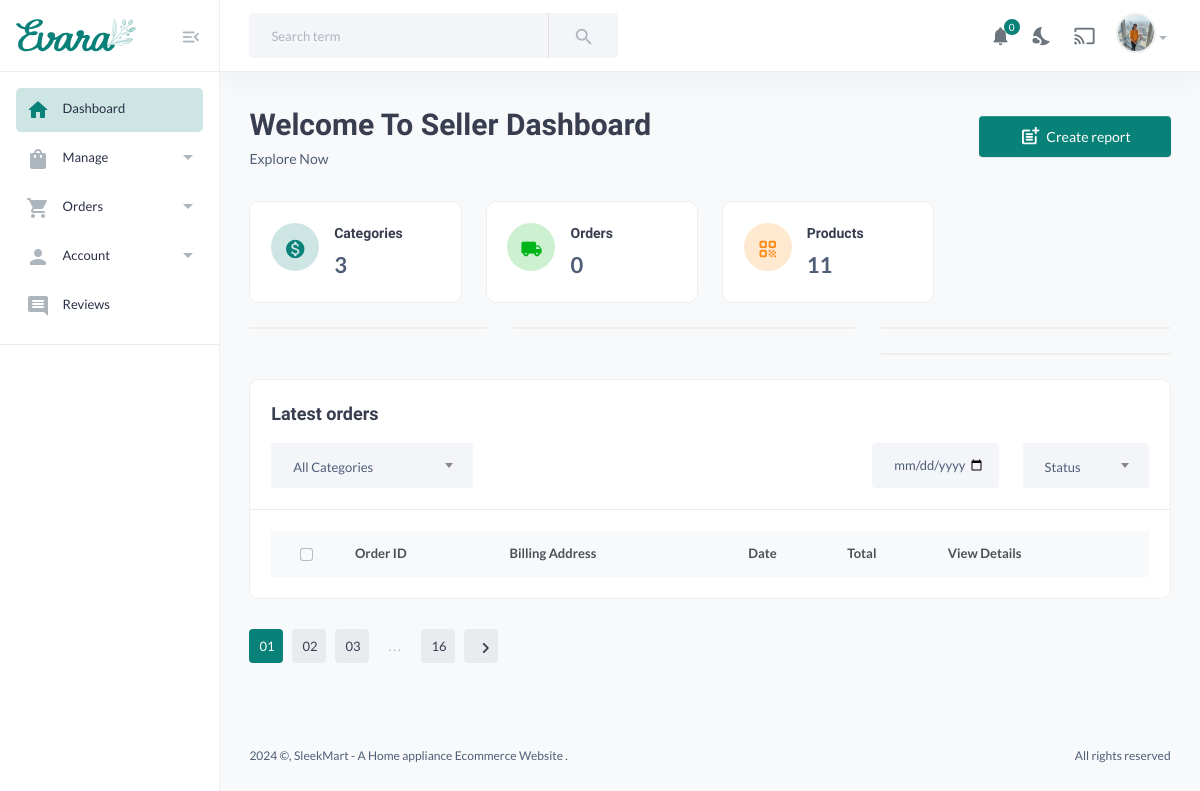
Before: /sellerindex (signed in) with the older database file.
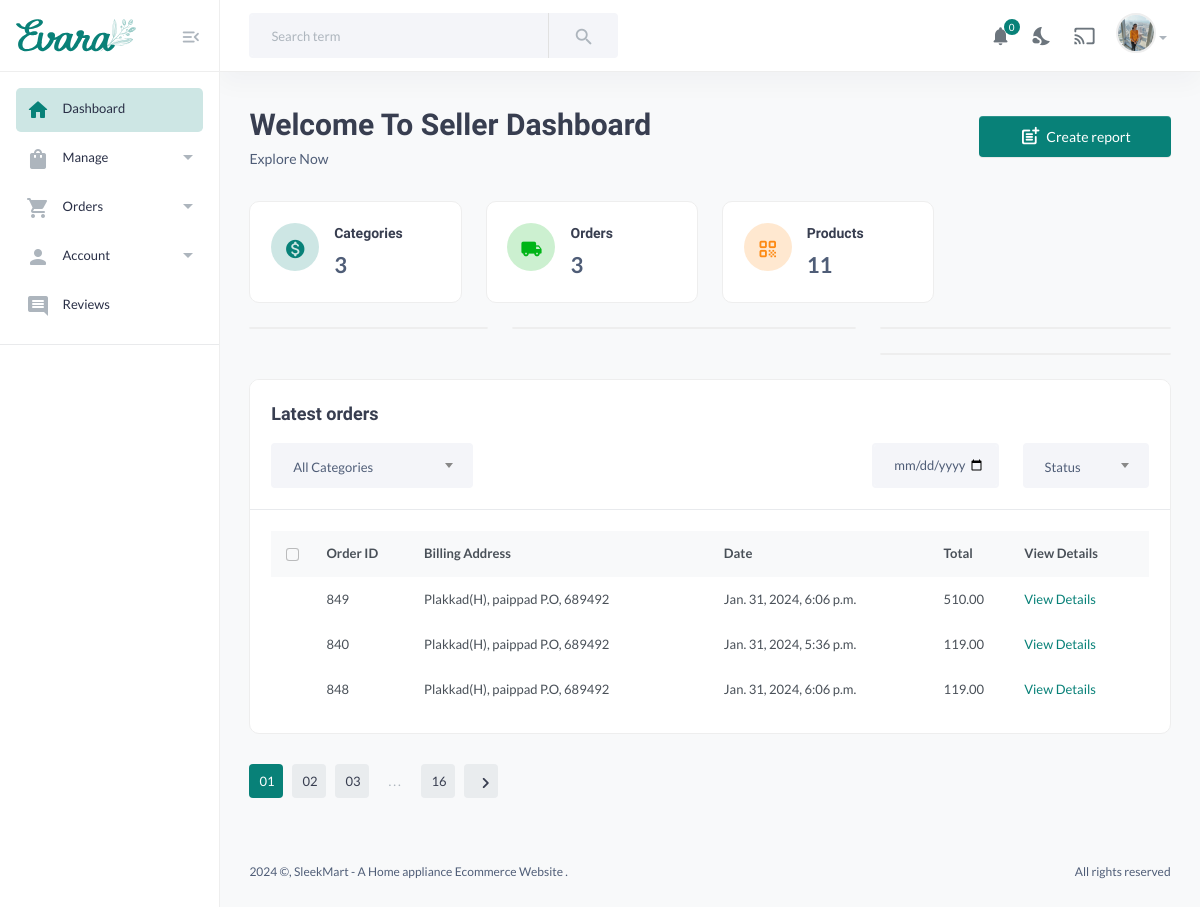
After: the same page with the newer database file.
### dashboard/models.py (models this page shows, shortened)
class OrderItem(models.Model):
    order = models.ForeignKey(Order, on_delete=models.CASCADE, default=1)
    delivery_agent = models.ForeignKey(DeliveryAgent, blank=True, null=True, on_delete=models.SET_NULL)
    qr_code = models.ImageField(upload_to='qr_codes/', blank=True, null=True)
    class DeliveryStatusChoices(models.TextChoices):
        PENDING = 'pending', 'Pending'
        IN_TRANSIT = 'in_transit', 'In Transit'
        DELIVERED = 'delivered', 'Delivered'
    delivery_status = models.CharField(
        max_length=20,
        choices=DeliveryStatusChoices.choices,
        default=DeliveryStatusChoices.PENDING,
    )
    delivery_date = models.DateTimeField(null=True, blank=True)
    product = models.ForeignKey(Product, on_delete=models.CASCADE, default=1)
    seller = models.ForeignKey(Seller, on_delete=models.CASCADE, default=1)  # Assuming the seller is also a User
    quantity = models.PositiveIntegerField()
    price = models.DecimalField(max_digits=10, decimal_places=2, default=1)
    total_price = models.DecimalField(max_digits=10, decimal_places=2, default=1)

class Order(models.Model):
    class PaymentStatusChoices(models.TextChoices):
        PENDING = 'pending', 'Pending'
        SUCCESSFUL = 'successful', 'Successful'
        FAILED = 'failed', 'Failed'
    user = models.ForeignKey(CustomUser, on_delete=models.CASCADE, default=1)
    products = models.ManyToManyField(Product)
    total_price = models.DecimalField(max_digits=10, decimal_places=2, default=1)
    order_date = models.DateTimeField(auto_now_add=True)
    razorpay_order_id = models.CharField(max_length=255, default=1)
    payment_status = models.CharField(max_length=20, choices=PaymentStatusChoices.choices, default=PaymentStatusChoices.PENDING)

class CustomUser(AbstractBaseUser, PermissionsMixin):
    USER_ROLES = (
        ('customer', 'Customer'),
        ('seller', 'Seller'),
        ('admin', 'Admin'),
        ('delivery_agent', 'Delivery Agent'),
    )
    email = models.EmailField(unique=True)
    name = models.CharField(max_length=100,null=True, blank=True)
    mobile = models.CharField(max_length=15, blank=True, null=True)
    profile_pic = models.ImageField(upload_to='profile_pics/', blank=True, null=True)
    address = models.TextField(blank=True, null=True)
    is_active = models.BooleanField(default=True)
    is_staff = models.BooleanField(default=False)
    date_joined = models.DateTimeField(default=timezone.now)
    role = models.CharField(max_length=15, choices=USER_ROLES, blank=True, null=True,default='customer')
    objects = CustomUserManager()
    USERNAME_FIELD = 'email'
    REQUIRED_FIELDS = ['name']

### dashboard/views.py (the view, shortened to what this page needs)
# urls.py: path('sellerindex',  views.sellerindex, name='sellerindex'),
@login_required
def sellerindex(request):
    categories = Category.objects.filter(status=False)
    category_count = categories.count()
    seller = Seller.objects.get(user=request.user)
    orders = Order.objects.all()
    order_count = Order.objects.filter(orderitem__seller=seller, payment_status=Order.PaymentStatusChoices.SUCCESSFUL).count()
    print(seller)
    product_count = Product.objects.filter(seller=seller, status=False).count()
    user = request.user
    notifications = Notification.objects.filter(recipient=user)
    unread_notifications_count = request.user.notification_set.filter(is_read=False).count()
    confirmed_orders = OrderItem.objects.filter(
        product__seller=seller,
        order__payment_status=Order.PaymentStatusChoices.SUCCESSFUL
    ).distinct
    print(confirmed_orders)
    context = {'unread_notifications_count': unread_notifications_count, 'notifications': notifications, 'category_count': category_count, 'product_count': product_count,'confirmed_orders': confirmed_orders,'order_count':order_count,'orders':orders}
    return render(request, 'Seller/sellerindex.html', context)

### dashboard/models.py (called while the page is built)
    def __str__(self):
        return self.business_name

### templates/Seller/sellerindex.html (shortened to what the changed rows need)
{% load static %}
<!DOCTYPE HTML>
<html lang="en">
<head>
    <link href="{% static 'assets/css/main.css' %}" rel="stylesheet" type="text/css" />
</head>
<body>
    <main class="main-wrap">
        <section class="content-main">
            <div class="content-header">
                <div>
                    <h2 class="content-title card-title">Welcome To Seller Dashboard </h2>
                </div>
            </div>
            <div class="row">
                <div class="col-lg-3">
                    <div class="card card-body mb-4">
                        <article class="icontext">
                            <div class="text">
                                <h6 class="mb-1 card-title">Orders</h6>
                                <span>
                                    {{ order_count }}
                                </span>
                            </div>
                        </article>
                    </div>
                </div>
            </div>
            <div class="card mb-4">
                <div class="card-body">
                    <div class="table-responsive">
                        <div class="table-responsive">
                            <table class="table align-middle table-nowrap mb-0">
                                <thead class="table-light">
                                    <tr>
                                        <th scope="col" class="text-center">
                                            <div class="form-check align-middle">
                                                <input class="form-check-input" type="checkbox" id="transactionCheck01">
                                            </div>
                                        </th>
                                        <th class="align-middle" scope="col">Order ID</th>
                                        <th class="align-middle" scope="col">Billing Address</th>
                                        <th class="align-middle" scope="col">Date</th>
                                        <th class="align-middle" scope="col">Total</th>
                                        <th class="align-middle" scope="col">View Details</th>
                                    </tr>
                                </thead>
                                {% for order in confirmed_orders %}
                                <tr>
                                    <td></td>
                                    <td class="align-middle">{{ order.id }}</td>
                                    <td class="align-middle">{{ order.order.user.address }}</td>
                                    <td class="align-middle">{{ order.order.order_date }}</td>
                                    <td class="align-middle">{{ order.total_price }}</td>
                                    <td class="align-middle">
                                        <a href="{% url 'order_itemdetails' order.order.id %}">View Details</a>
                                    </td>
                                </tr>
                            {% endfor %}
                            </table>
                        </div>
                    </div>
                </div>
            </div>
        </section>
    </main>
</body>
</html>

Changed rows visible on the page:
added OrderItem: id "849", order.user.address "Plakkad(H), paippad P.O, 689492", order.order_date "Jan. 31, 2024, 6:06 p.m.", total_price "510.00"
added OrderItem: id "840", order.user.address "Plakkad(H), paippad P.O, 689492", order.order_date "Jan. 31, 2024, 5:36 p.m.", total_price "119.00"
added OrderItem: id "848", order.user.address "Plakkad(H), paippad P.O, 689492", order.order_date "Jan. 31, 2024, 6:06 p.m.", total_price "119.00"
Other visible differences:
{{ order_count }}: "0" → "3"
